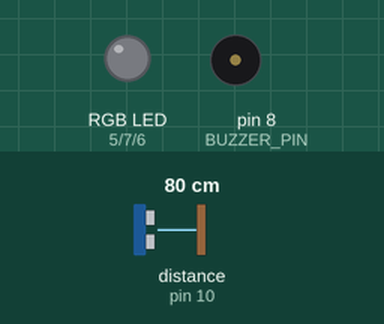
A sketch run on a simulated Arduino Uno, built with avr-gcc and run on an emulated ATmega328P. On the bench: an RGB LED mixed from three pins (HIGH = lit), buzzer (waves = sounding). Wiring (inferred from the names in the program): ultrasonic range finder: trigger pin 9; echo pin 10. Dashed ring = blinking. Inputs (shaded band) come from the test bench; at power-on: distance to the obstacle (sensor on pin 10) 80 cm. The echo pulse lasts 58.3 µs per cm; pins used as bus, display or sensor lines are not drawn.

Above: at 1.2 s.
1.3 s: distance to the obstacle (sensor on pin 10) set to 38 cm
2.8 s: distance to the obstacle (sensor on pin 10) set to 31 cm
At 3.7 s:
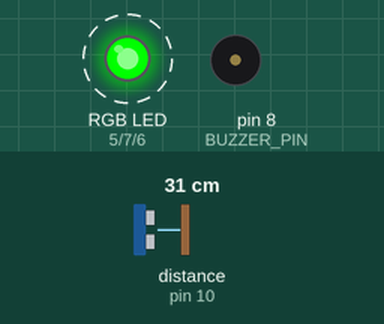
5.8 s: distance to the obstacle (sensor on pin 10) set to 22 cm
8.8 s: distance to the obstacle (sensor on pin 10) set to 17 cm
At 9.78 s:
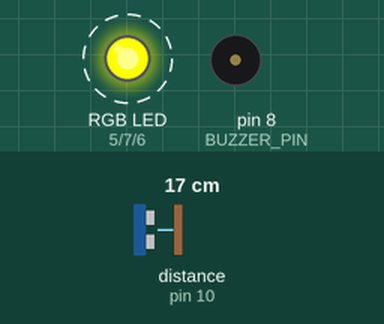
11.8 s: distance to the obstacle (sensor on pin 10) set to 2 cm
14.8 s: distance to the obstacle (sensor on pin 10) set to 9 cm
At 15.4 s:
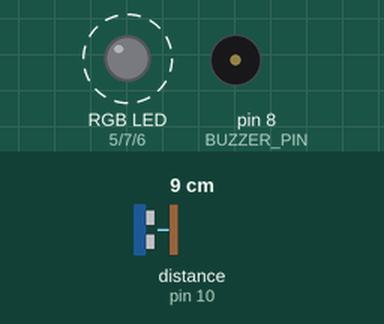
Timing chart, 0 to 18.8 s (numbered marks = the images above; inputs shaded):
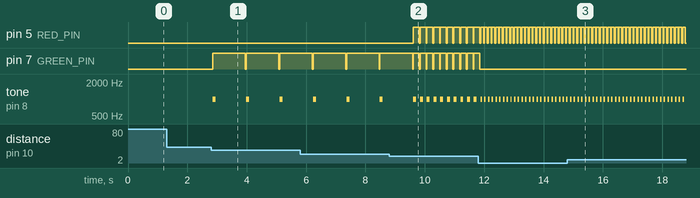

Measured:
- the behaviour switches between 35 and 34 cm on distance to the obstacle (sensor on pin 10) (found by bisection; images 0 and 1)
- the behaviour switches between 20 and 19 cm on distance to the obstacle (sensor on pin 10) (found by bisection; images 1 and 2)
- after the input at 1.3 s, every drawn part: stays the same
- after the input at 2.8 s, pin 7 (GREEN_PIN): alternates HIGH for 1.1 s and LOW for 0.03 s, starting after 0.05 s; tone on pin 8 (BUZZER_PIN): alternates 1000 Hz for 0.10 s and silent for 1.0 s, starting after 0.05 s
- after the input at 8.8 s, pin 5 (RED_PIN): alternates HIGH for 0.20 s and LOW for 0.03 s, starting after 0.82 s; pin 7 (GREEN_PIN): alternates HIGH for 0.20 s and LOW for 0.03 s, starting after 1.0 s; tone on pin 8 (BUZZER_PIN): alternates 1000 Hz for 0.10 s and silent for 0.13 s, starting after 1.0 s
- after the input at 11.8 s, pin 5 (RED_PIN): alternates HIGH for 0.10 s and LOW for 0.03 s, starting after 0.18 s; pin 7 (GREEN_PIN): goes on until 11.9 s, then stays LOW; tone on pin 8 (BUZZER_PIN): alternates 1000 Hz for 0.05 s and silent for 0.08 s, starting after 0.13 s

The sketch:

ardusensor_beep.ino
```cpp
#define PULSE_TIMEOUT   150000L // 150ms

#define RED_PIN         5
#define GREEN_PIN       7
#define BLUE_PIN        6

#define BUZZER_PIN      8
#define TRIGGER_PIN     9
#define ECHO_PIN        10

/**
 * This function takes inputs for RGB values in the form of three
 * integers to light up the LED with color
 */
void setcolor(int R, int G, int B)
{
    analogWrite(RED_PIN, R);
    analogWrite(GREEN_PIN, G);
    analogWrite(BLUE_PIN, B);
}

/**
 * This function sends an ultrasonic wave and returns distance once
 * the reflected signal is returned
 */
long distance()
{
    // Prepares the trigger pin
    digitalWrite(TRIGGER_PIN, LOW);
    delayMicroseconds(2);

    // Sends an ultrasonic sound wave for 10 microseconds
    digitalWrite(TRIGGER_PIN, HIGH);
    delayMicroseconds(10);
    digitalWrite(TRIGGER_PIN, LOW);
    delayMicroseconds(2);

    // Receives the reflected signal
    int duration = pulseIn(ECHO_PIN, HIGH, PULSE_TIMEOUT);
    delay(25);

    // Returns calculated distance
    return duration / 58;
}

/**
 * This is the beep function for green light
 */
void slow_beep()
{
    setcolor(0, 255, 0);
    tone(BUZZER_PIN, 1000);
    delay(100);
    noTone(BUZZER_PIN);
    delay(1000);
}

/**
 * This is the beep function for yellow light
 */
void medium_beep()
{
    setcolor(255, 255, 0);
    tone(BUZZER_PIN, 1000);
    delay(100);
    noTone(BUZZER_PIN);
    delay(100);
}

/**
 * This is the beep function for red light
 */
void fast_beep()
{
    setcolor(255, 0, 0);
    tone(BUZZER_PIN, 1000);
    delay(50);
    noTone(BUZZER_PIN);
    delay(50);
}

/**
 * This function is the entry point for the arduino program and it sets the
 * modes for the pins of external components
 */
void setup()
{
    Serial.begin(19200);

    pinMode(RED_PIN, OUTPUT);
    pinMode(GREEN_PIN, OUTPUT);
    pinMode(BLUE_PIN, OUTPUT);

    pinMode(BUZZER_PIN, OUTPUT);
    pinMode(TRIGGER_PIN, OUTPUT);
    pinMode(ECHO_PIN, INPUT);
}

void loop()
{
    setcolor(0, 0, 0); // no color
    long dist = distance();

    if (dist > 18 && dist <= 33) {
        slow_beep();
    }
    else if (dist > 8 && dist <= 18) {
        medium_beep();
    }
    else if (dist <= 8) {
        fast_beep();
    }
}
```
